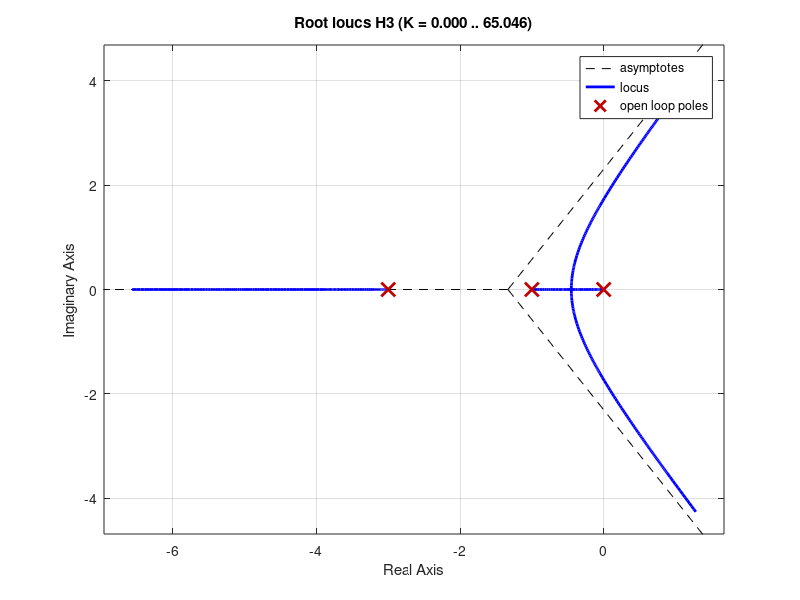

This figure's MATLAB source:
clc
clear
close all

H1 = tf(2,conv([1,1],[1,3]));
rlocus(H1)

H2 = tf([1,-2],conv([1, 1],[1, 3]));
rlocus(H2)

H3 = tf(2,conv([1,1,0],[1,3]));
rlocus(H3)
